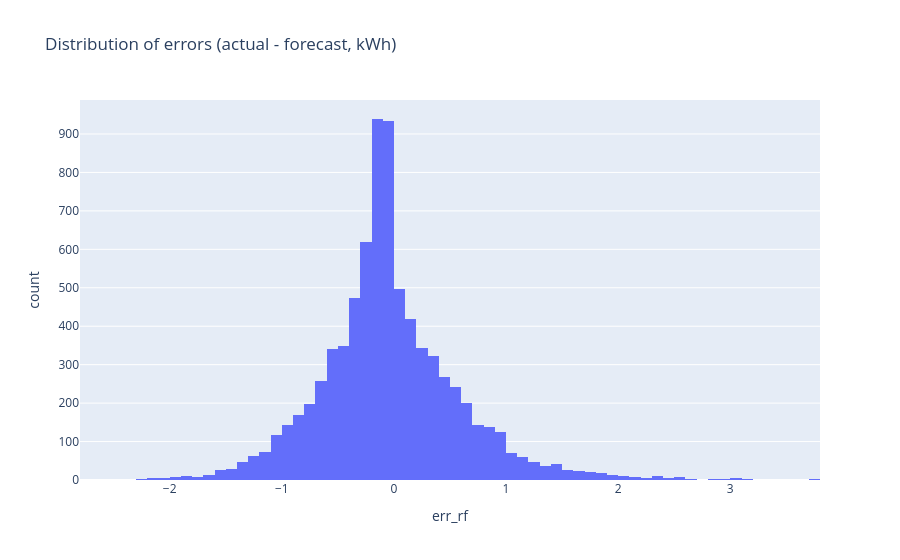

Notebook code for this chart:
### Code cell
px.histogram(test, x="err_rf", nbins=80, title="Distribution of errors (actual - forecast, kWh)")

### Figure 1 — Plotly figure (JSON) as saved in the notebook; plotly's stock layout.template omitted (floating-point values rounded to 4 significant figures; data arrays with more than 128 entries replaced by an {"elided": "..."} marker saying what was removed)
{"data": [{"bingroup": "x", "hovertemplate": "err_rf=%{x}<br>count=%{y}<extra></extra>", "legendgroup": "", "marker": {"color": "#636efa", "pattern": {"shape": ""}}, "name": "", "nbinsx": 80, "orientation": "v", "showlegend": false, "type": "histogram", "x": {"elided": "7948 float values"}, "xaxis": "x", "yaxis": "y"}], "layout": {"barmode": "relative", "legend": {"tracegroupgap": 0}, "title": {"text": "Distribution of errors (actual - forecast, kWh)"}, "xaxis": {"anchor": "y", "domain": [0, 1], "title": {"text": "err_rf"}}, "yaxis": {"anchor": "x", "domain": [0, 1], "title": {"text": "count"}}}}
